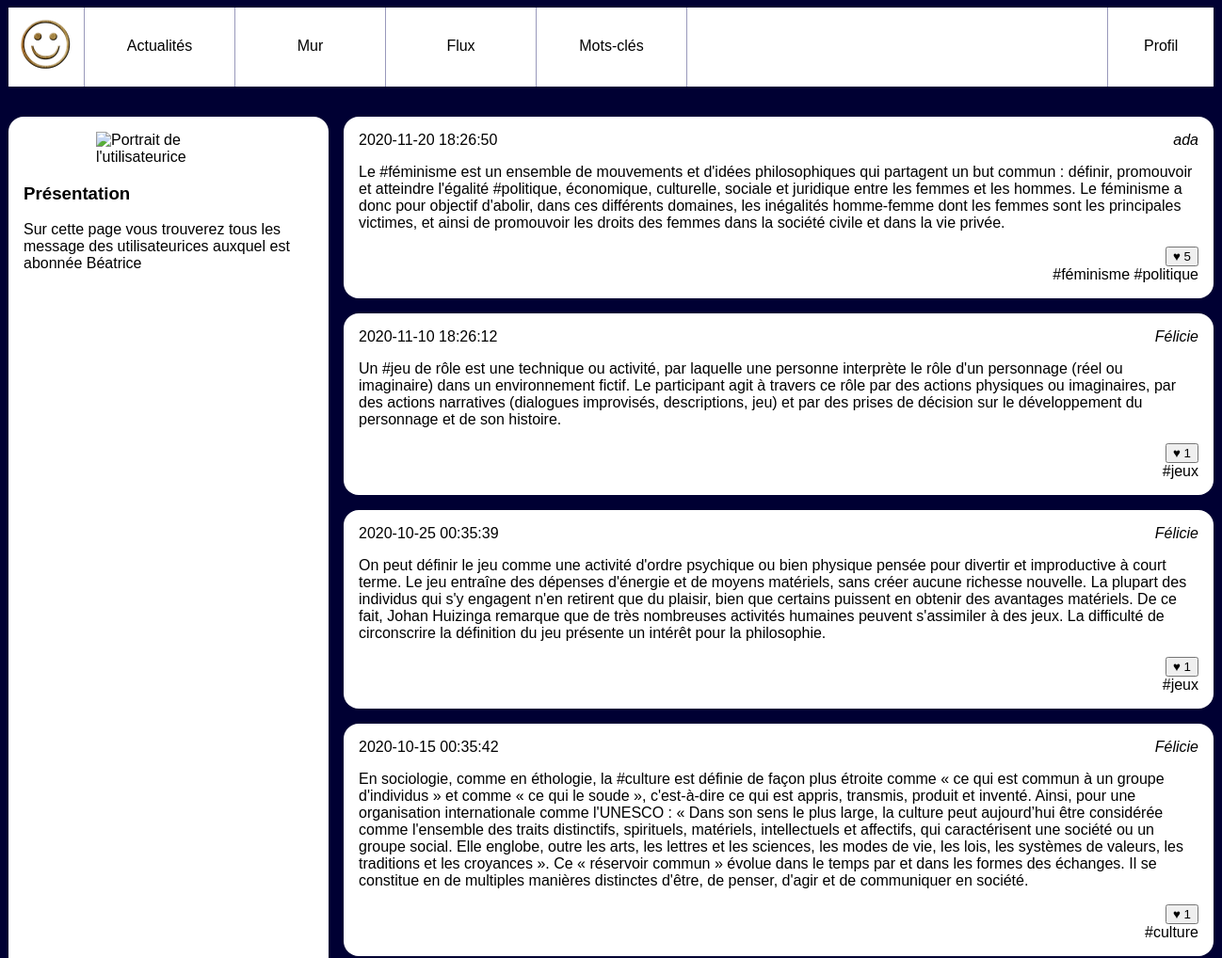
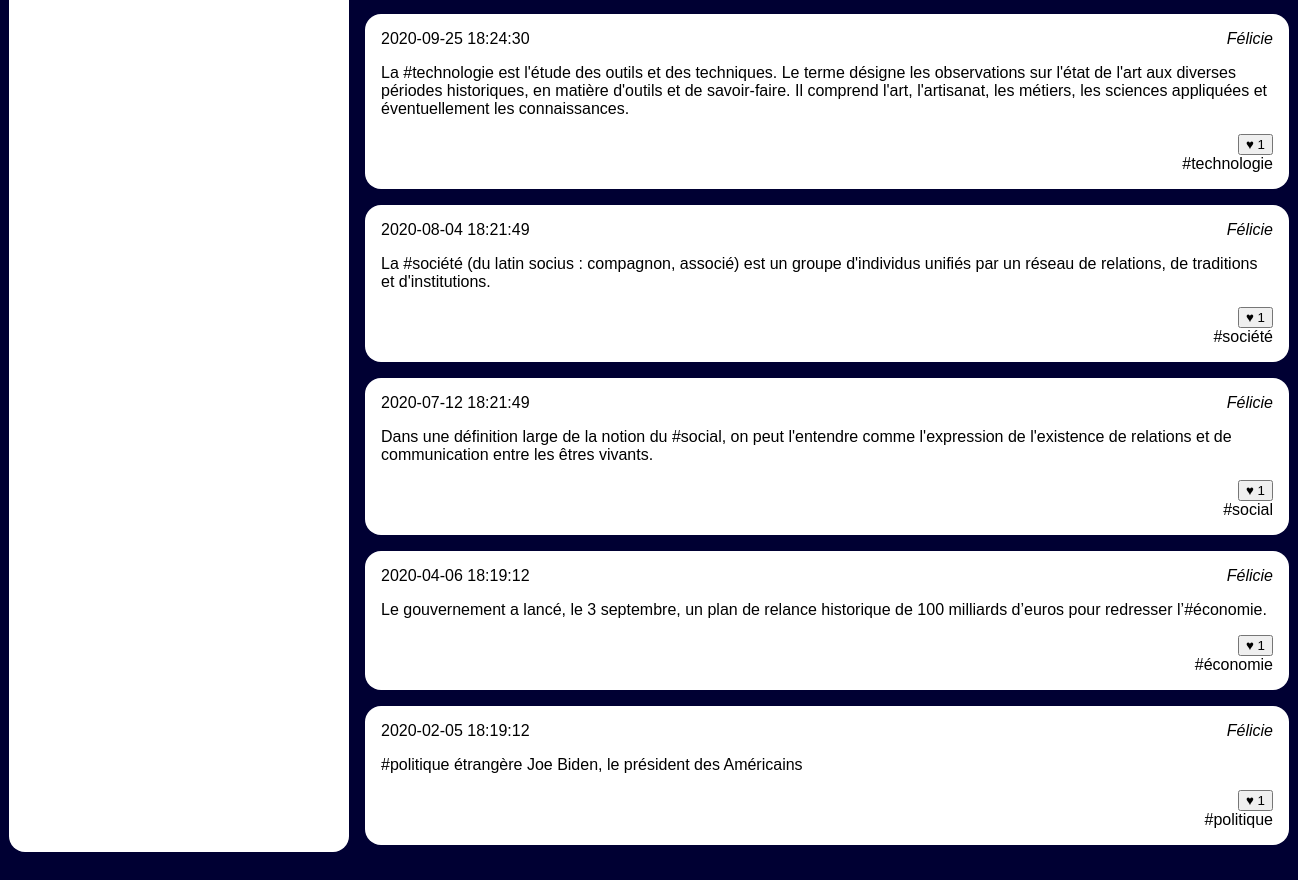
Page /Niveau1/feed.php?user_id=3 (signed in) on the committed database (2 pictures, top to bottom).
### tables this page shows
CREATE TABLE IF NOT EXISTS `users` (
  `id` INT UNSIGNED NOT NULL AUTO_INCREMENT,
  `email` VARCHAR(255) NOT NULL,
  `password` VARCHAR(255) NOT NULL,
  `alias` VARCHAR(255) NOT NULL,
  PRIMARY KEY (`id`),
  UNIQUE INDEX `email_UNIQUE` (`email` ASC),
  UNIQUE INDEX `alias_UNIQUE` (`alias` ASC));

CREATE TABLE IF NOT EXISTS `posts` (
  `id` INT UNSIGNED NOT NULL AUTO_INCREMENT,
  `user_id` INT UNSIGNED NOT NULL,
  `content` TEXT NOT NULL,
  `created` DATETIME NOT NULL,
  `parent_id` INT UNSIGNED NULL,
  PRIMARY KEY (`id`),
  INDEX `fk_posts_users_idx` (`user_id` ASC),
  INDEX `fk_posts_posts1_idx` (`parent_id` ASC),
  CONSTRAINT `fk_posts_users`
    FOREIGN KEY (`user_id`)
    REFERENCES `users` (`id`)
    ON DELETE NO ACTION
    ON UPDATE NO ACTION,
  CONSTRAINT `fk_posts_posts1`
    FOREIGN KEY (`parent_id`)
    REFERENCES `posts` (`id`)
    ON DELETE NO ACTION
    ON UPDATE NO ACTION);

### Niveau1/feed.php (the view, shortened to what this page needs)
<?php
$currentId = $_SESSION['connected_id'];
include './scripts/connexion.php';
?>
<!doctype html>
<html lang="fr">
<head>
    <link rel="stylesheet" href="style.css" />
</head>
<body>
    <?php include './templates/header.php' ?>
    <div id="wrapper">
        <?php
        $userId = intval($_GET['user_id']);
        ?>
        <aside>
            <?php
            $laQuestionEnSql = "SELECT * FROM `users` WHERE id= '$userId' ";
            $lesInformations = $mysqli->query($laQuestionEnSql);
            $user = $lesInformations->fetch_assoc();
            ?>
            <?php
            $query = "SELECT photo FROM photos WHERE user = '$currentId'";
            $lesInfos = $mysqli->query($query);
            $nomPhoto = $lesInfos->fetch_assoc();
            ?>
            <img src="./photos/<?php echo $nomPhoto['photo'] ?>" alt="Portrait de l'utilisateurice" />
            <section>
                <h3>Présentation</h3>
                <p>Sur cette page vous trouverez tous les message des utilisateurices
                    auxquel est abonnée <a href="wall.php?user_id=<?php echo $user['id'] ?>"> <?php echo $user['alias'] ?> </a>
                </p>
            </section>
        </aside>
        <main>
            <?php
            $laQuestionEnSql = "
                    SELECT posts.id, posts.content,
                    posts.created,
                    users.alias as author_name,
                    users.id as user_id,
                    count(likes.id) as like_number,
                    GROUP_CONCAT(DISTINCT tags.label) AS taglist
                    FROM followers
                    JOIN users ON users.id=followers.followed_user_id
                    JOIN posts ON posts.user_id=users.id
                    LEFT JOIN posts_tags ON posts.id = posts_tags.post_id
                    LEFT JOIN tags       ON posts_tags.tag_id  = tags.id
                    LEFT JOIN likes      ON likes.post_id  = posts.id
                    WHERE followers.following_user_id='$userId'
                    GROUP BY posts.id
                    ORDER BY posts.created DESC
                    ";
            $lesInformations = $mysqli->query($laQuestionEnSql);
            while ($post = $lesInformations->fetch_assoc()) {
            ?>
                <article>
                    <h3>
                        <time datetime='2020-02-01 11:12:13'><?php echo $post['created'] ?></time>
                    </h3>
                    <address><a href="wall.php?user_id=<?php echo $post['user_id'] ?>"> <?php echo $post['author_name'] ?> </a></address>
                    <div>
                        <p><?php echo $post['content'] ?></p>
                    </div>
                    <footer>
                        <?php include './scripts/buttonLikes.php' ?>
                        <a href=""><?php $hastag = explode(",", $post['taglist']);
                                    foreach ($hastag as $tag)
                                        echo  '#' . $tag . " " ?></a>
                    </footer>
                </article>
            <?php
            }
            ?>
        </main>
    </div>
</body>
</html>

### Niveau1/scripts/buttonLikes.php (shortened to what this page needs)
<form action="scripts/like.php?user_id=<?php echo $currentId ?>" method="post">
    <button type="submit" name="like">♥ <?php
                                        $likeNumber = "SELECT COUNT(*) as like_number FROM likes WHERE post_id = " . $post['id'];
                                        $likeNumber = $mysqli->query($likeNumber);
                                        $likeNumber = $likeNumber->fetch_assoc();
                                        echo $likeNumber['like_number'];
                                        ?> </button>
</form>

### Niveau1/style.css (style rules this page uses)
body { background-color: #003; font-family: Arial; }
a { text-decoration: none; color:black; }
#wrapper { display:flex; width:80em; margin:0 auto 2em auto; }
#wrapper aside { background-color: #fff; flex:1; padding:1em; border-radius: 1em; }
#wrapper aside img { display: block; width:50%; margin:auto; }
#wrapper main { flex:3; padding-left:1em; height: 80vh; overflow-y: scroll; }
#wrapper main article { background-color: #fff; padding:1em; margin-bottom: 1em ; border-radius: 1em; }
#wrapper main article h3 { margin:0; padding:0; font-weight: normal; font-size:1em; }
#wrapper main article time { float:left; }
#wrapper main article address { text-align: right; margin-bottom: 1em; }
#wrapper main article p { margin:0; }
#wrapper main article footer { margin-top: 1em; text-align: right; }

### rows in the picture
users: alias "Béatrice"
posts: created "2020-11-20 18:26:50", user.alias "ada", content "Le #féminisme est un ensemble de mouvements et d'idées philosophiques qui partagent un but commun : définir, promouvoir et atteindre l'égalité #politique, économique, culturelle, sociale et juridique entre les femmes et les hommes. Le féminisme a donc pour objectif d'abolir, dans ces différents domaines, les inégalités homme-femme dont les femmes sont les principales victimes, et ainsi de promouvoir les droits des femmes dans la société civile et dans la vie privée.", like_number "5", tag "féminisme", tag "politique"
posts: created "2020-11-10 18:26:12", user.alias "Félicie", content "Un #jeu de rôle est une technique ou activité, par laquelle une personne interprète le rôle d'un personnage (réel ou imaginaire) dans un environnement fictif. Le participant agit à travers ce rôle par des actions physiques ou imaginaires, par des actions narratives (dialogues improvisés, descriptions, jeu) et par des prises de décision sur le développement du personnage et de son histoire.", like_number "1", tag "jeux"
posts: created "2020-10-25 00:35:39", user.alias "Félicie", content "On peut définir le jeu comme une activité d'ordre psychique ou bien physique pensée pour divertir et improductive à court terme. Le jeu entraîne des dépenses d'énergie et de moyens matériels, sans créer aucune richesse nouvelle. La plupart des individus qui s'y engagent n'en retirent que du plaisir, bien que certains puissent en obtenir des avantages matériels. De ce fait, Johan Huizinga remarque que de très nombreuses activités humaines peuvent s'assimiler à des jeux. La difficulté de circonscrire la définition du jeu présente un intérêt pour la philosophie.", like_number "1", tag "jeux"
posts: created "2020-10-15 00:35:42", user.alias "Félicie", content "En sociologie, comme en éthologie, la #culture est définie de façon plus étroite comme « ce qui est commun à un groupe d'individus » et comme « ce qui le soude », c'est-à-dire ce qui est appris, transmis, produit et inventé. Ainsi, pour une organisation internationale comme l'UNESCO : « Dans son sens le plus large, la culture peut aujourd’hui être considérée comme l'ensemble des traits distinctifs, spirituels, matériels, intellectuels et affectifs, qui caractérisent une société ou un groupe social. Elle englobe, outre les arts, les lettres et les sciences, les modes de vie, les lois, les systèmes de valeurs, les traditions et les croyances ». Ce « réservoir commun » évolue dans le temps par…", like_number "1", tag "culture"
posts: created "2020-09-25 18:24:30", user.alias "Félicie", content "La #technologie est l'étude des outils et des techniques. Le terme désigne les observations sur l'état de l'art aux diverses périodes historiques, en matière d'outils et de savoir-faire. Il comprend l'art, l'artisanat, les métiers, les sciences appliquées et éventuellement les connaissances.", like_number "1", tag "technologie"
posts: created "2020-08-04 18:21:49", user.alias "Félicie", content "La #société (du latin socius : compagnon, associé) est un groupe d'individus unifiés par un réseau de relations, de traditions et d'institutions.", like_number "1", tag "société"
posts: created "2020-07-12 18:21:49", user.alias "Félicie", content "Dans une définition large de la notion du #social, on peut l'entendre comme l'expression de l'existence de relations et de communication entre les êtres vivants.", like_number "1", tag "social"
posts: created "2020-04-06 18:19:12", user.alias "Félicie", content "Le gouvernement a lancé, le 3 septembre, un plan de relance historique de 100 milliards d’euros pour redresser l’#économie.", like_number "1", tag "économie"
posts: created "2020-02-05 18:19:12", user.alias "Félicie", content "#politique étrangère Joe Biden, le président des Américains", like_number "1", tag "politique"
